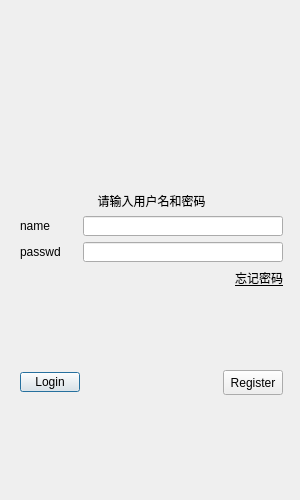
<?xml version="1.0" encoding="UTF-8"?>
<ui version="4.0">
 <class>LoginDialog</class>
 <widget class="QDialog" name="LoginDialog">
  <property name="geometry">
   <rect>
    <x>0</x>
    <y>0</y>
    <width>300</width>
    <height>500</height>
   </rect>
  </property>
  <property name="minimumSize">
   <size>
    <width>300</width>
    <height>500</height>
   </size>
  </property>
  <property name="maximumSize">
   <size>
    <width>300</width>
    <height>500</height>
   </size>
  </property>
  <property name="windowTitle">
   <string>Login</string>
  </property>
  <widget class="QWidget" name="verticalLayoutWidget">
   <property name="geometry">
    <rect>
     <x>10</x>
     <y>10</y>
     <width>283</width>
     <height>471</height>
    </rect>
   </property>
   <layout class="QVBoxLayout" name="verticalLayout">
    <property name="sizeConstraint">
     <enum>QLayout::SizeConstraint::SetDefaultConstraint</enum>
    </property>
    <property name="topMargin">
     <number>10</number>
    </property>
    <property name="bottomMargin">
     <number>10</number>
    </property>
    <item>
     <spacer name="verticalSpacer_3">
      <property name="orientation">
       <enum>Qt::Orientation::Vertical</enum>
      </property>
      <property name="sizeHint" stdset="0">
       <size>
        <width>20</width>
        <height>40</height>
       </size>
      </property>
     </spacer>
    </item>
    <item alignment="Qt::AlignmentFlag::AlignHCenter|Qt::AlignmentFlag::AlignVCenter">
     <widget class="QLabel" name="avatar">
      <property name="enabled">
       <bool>true</bool>
      </property>
      <property name="maximumSize">
       <size>
        <width>150</width>
        <height>150</height>
       </size>
      </property>
      <property name="layoutDirection">
       <enum>Qt::LayoutDirection::LeftToRight</enum>
      </property>
      <property name="text">
       <string/>
      </property>
      <property name="pixmap">
       <pixmap resource="../resources.qrc">:/images/avatar.png</pixmap>
      </property>
      <property name="scaledContents">
       <bool>true</bool>
      </property>
      <property name="alignment">
       <set>Qt::AlignmentFlag::AlignCenter</set>
      </property>
     </widget>
    </item>
    <item>
     <spacer name="verticalSpacer">
      <property name="orientation">
       <enum>Qt::Orientation::Vertical</enum>
      </property>
      <property name="sizeHint" stdset="0">
       <size>
        <width>20</width>
        <height>40</height>
       </size>
      </property>
     </spacer>
    </item>
    <item>
     <widget class="QLabel" name="login_tip">
      <property name="text">
       <string>请输入用户名和密码</string>
      </property>
      <property name="alignment">
       <set>Qt::AlignmentFlag::AlignCenter</set>
      </property>
     </widget>
    </item>
    <item>
     <layout class="QHBoxLayout" name="horizontalLayout_name">
      <property name="leftMargin">
       <number>10</number>
      </property>
      <property name="rightMargin">
       <number>10</number>
      </property>
      <item>
       <widget class="QLabel" name="name_label">
        <property name="maximumSize">
         <size>
          <width>60</width>
          <height>30</height>
         </size>
        </property>
        <property name="text">
         <string>name </string>
        </property>
       </widget>
      </item>
      <item>
       <widget class="QLineEdit" name="name_text">
        <property name="maximumSize">
         <size>
          <width>200</width>
          <height>20</height>
         </size>
        </property>
       </widget>
      </item>
     </layout>
    </item>
    <item>
     <layout class="QHBoxLayout" name="horizontalLayout_passwd">
      <property name="leftMargin">
       <number>10</number>
      </property>
      <property name="rightMargin">
       <number>10</number>
      </property>
      <item>
       <widget class="QLabel" name="passwd_label">
        <property name="maximumSize">
         <size>
          <width>60</width>
          <height>30</height>
         </size>
        </property>
        <property name="text">
         <string>passwd</string>
        </property>
       </widget>
      </item>
      <item>
       <widget class="QLineEdit" name="passwd_text">
        <property name="maximumSize">
         <size>
          <width>200</width>
          <height>20</height>
         </size>
        </property>
        <property name="echoMode">
         <enum>QLineEdit::EchoMode::Password</enum>
        </property>
       </widget>
      </item>
     </layout>
    </item>
    <item>
     <layout class="QHBoxLayout" name="horizontalLayout">
      <property name="rightMargin">
       <number>10</number>
      </property>
      <item>
       <spacer name="horizontalSpacer_2">
        <property name="orientation">
         <enum>Qt::Orientation::Horizontal</enum>
        </property>
        <property name="sizeHint" stdset="0">
         <size>
          <width>40</width>
          <height>20</height>
         </size>
        </property>
       </spacer>
      </item>
      <item>
       <widget class="ClickedLabel" name="forget_label">
        <property name="font">
         <font>
          <underline>true</underline>
         </font>
        </property>
        <property name="text">
         <string>忘记密码</string>
        </property>
       </widget>
      </item>
     </layout>
    </item>
    <item>
     <spacer name="verticalSpacer_2">
      <property name="orientation">
       <enum>Qt::Orientation::Vertical</enum>
      </property>
      <property name="sizeHint" stdset="0">
       <size>
        <width>20</width>
        <height>40</height>
       </size>
      </property>
     </spacer>
    </item>
    <item>
     <layout class="QHBoxLayout" name="horizontalLayout_btn">
      <property name="leftMargin">
       <number>10</number>
      </property>
      <property name="rightMargin">
       <number>10</number>
      </property>
      <property name="bottomMargin">
       <number>0</number>
      </property>
      <item>
       <widget class="QPushButton" name="login_btn">
        <property name="minimumSize">
         <size>
          <width>60</width>
          <height>20</height>
         </size>
        </property>
        <property name="maximumSize">
         <size>
          <width>60</width>
          <height>20</height>
         </size>
        </property>
        <property name="text">
         <string>Login</string>
        </property>
       </widget>
      </item>
      <item>
       <spacer name="horizontalSpacer">
        <property name="orientation">
         <enum>Qt::Orientation::Horizontal</enum>
        </property>
        <property name="sizeHint" stdset="0">
         <size>
          <width>40</width>
          <height>20</height>
         </size>
        </property>
       </spacer>
      </item>
      <item>
       <widget class="QPushButton" name="register_btn">
        <property name="minimumSize">
         <size>
          <width>60</width>
          <height>25</height>
         </size>
        </property>
        <property name="maximumSize">
         <size>
          <width>60</width>
          <height>25</height>
         </size>
        </property>
        <property name="text">
         <string>Register</string>
        </property>
       </widget>
      </item>
     </layout>
    </item>
    <item>
     <spacer name="verticalSpacer_4">
      <property name="orientation">
       <enum>Qt::Orientation::Vertical</enum>
      </property>
      <property name="sizeHint" stdset="0">
       <size>
        <width>20</width>
        <height>40</height>
       </size>
      </property>
     </spacer>
    </item>
   </layout>
  </widget>
 </widget>
 <customwidgets>
  <customwidget>
   <class>ClickedLabel</class>
   <extends>QLabel</extends>
   <header>ClickedLabel.h</header>
  </customwidget>
 </customwidgets>
 <resources>
  <include location="../resources.qrc"/>
  <include location="resources.qrc"/>
 </resources>
 <connections/>
</ui>
